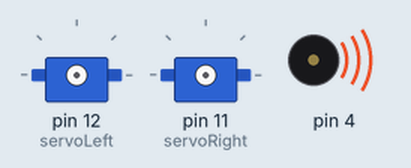
Recording of a sketch running on a simulated Arduino Uno, built with avr-gcc and run on an emulated ATmega328P. On the bench: 2 × servo, buzzer (waves = sounding).

Above: at 0.1 s.
At 1.1 s:
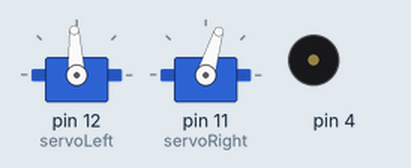
At 1.7 s:
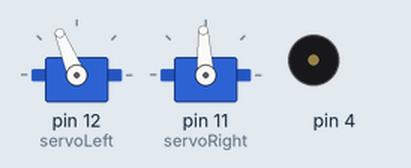
At 2.3 s:
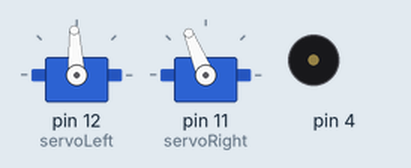
At 2.9 s:
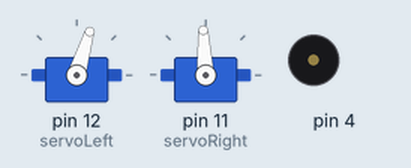
Timing chart, 0 to 4.4 s (numbered marks = the images above):
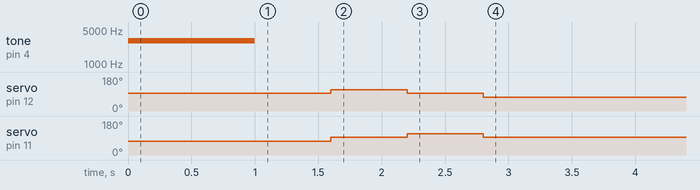

The sketch:

PivotTests.ino
```cpp
// BOE Shield Foreward,LeftReverseBackward
//
#include <Servo.h>
Servo servoLeft;
Servo servoRight;

void setup() {
  tone(4,3000, 1000); //start tone
  delay(1000);

  servoLeft.attach(12);
  servoRight.attach(11);

  // Pivot forward-left
  servoLeft.writeMicroseconds(1500);   // Left wheel stop
  servoRight.writeMicroseconds(1300);  // Right wheel clockwise
  delay(600);

  // Pivot forward-right
  servoLeft.writeMicroseconds(1700);   // Left wheel counterclockwise
  servoRight.writeMicroseconds(1500);  // Right wheel stop
  delay(600);

  // Pivot backward-left
  servoLeft.writeMicroseconds(1500);   // Left wheel stop
  servoRight.writeMicroseconds(1700);  // Right wheel counterclockwise
  delay(600);

  // Pivot backward-right
  servoLeft.writeMicroseconds(1300);     // Left wheel clockwise
  servoRight.writeMicroseconds(1500);    // Right wheel stop
  delay(600);

  servoLeft.detach();
  servoRight.detach();
}

void loop () {
}
```
